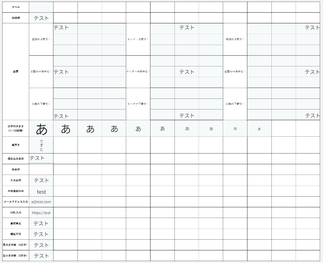
#> input picture python/TestScript/photolize/slt_ver1/high_png/1_input.png, 323 x 263 px, shrunk from 996 x 812 before the run
$ python position_copy7.py
#> lines starting #> are read from the running program, lines starting #| are printed output that depends on the picture; after the words box and inside, x2 and y2 are one past the last pixel; in counts of white or black regions, pixels touching at a corner belong together
# 成功作（画像全体をエッジ抽出する）
# diff_color_img.pyをより正確に差分ごとに色分けできるようにしたもの
# 成功作
# 連番の色枠付き画像を生成＆対応する赤枠と緑枠を出力＆赤枠と緑枠の座標と幅と高さを出力＆配置の差異判定
# 参考サイト：https://sosotata.com/spot7differences/
import cv2
import os
import numpy as np
import subprocess


# 保存先ディレクトリを作成
output_dir = os.path.join(os.path.dirname(os.path.abspath(__file__)), "high_png/")
# フォルダが存在しない場合は作成
if not os.path.exists(output_dir):
    os.makedirs(output_dir)
    command = f"sudo chown -R aridome:aridome {output_dir}"
    # コマンドを実行
    subprocess.call(command, shell=True)

# ファイル名を生成
output_file_name_A = '1_input.png'
# ファイルパスを作成
output_file_path_A = os.path.join(output_dir, output_file_name_A)

img1 = cv2.imread(output_file_path_A)
#> img1 is the input picture: shape (263, 323, 3); mean B, G, R 245.5, 245.2, 243.9

img1_gray = cv2.cvtColor(img1, cv2.COLOR_BGR2GRAY)

# 二値化
ret, img1_bin = cv2.threshold(img1_gray, 0, 255, cv2.THRESH_BINARY + cv2.THRESH_OTSU)
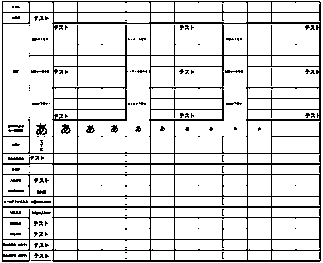
#> img1_bin: shape (263, 323); 86.7% white; black in thin lines or dots
#> ret = 227
# カーネルを準備（オープニング用）
kernel = np.ones((2,2),np.uint8)
# オープニング（収縮→膨張）実行 ノイズ除去
result_bin1 = cv2.morphologyEx(img1_bin, cv2.MORPH_OPEN, kernel) # オープニング（収縮→膨張）。ノイズ除去。
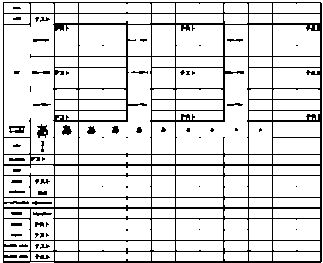
#> result_bin1: shape (263, 323); 86.3% white; black in thin lines or dots

# # 適応的閾値処理を行う（各ピクセルの周囲の領域におけるガウシアン重みつき平均値を採用、画像のコントラストが比較的高い場合に適している）
# img1_bin = cv2.adaptiveThreshold(img1_gray, 255, cv2.ADAPTIVE_THRESH_MEAN_C, cv2.THRESH_BINARY, 11, 2)
# # 適応的閾値処理を行う（各ピクセルの周囲の領域における平均値を採用、画像のコントラストが低い場合に有用で、ノイズに対して頑健）
# img1_bin = cv2.adaptiveThreshold(img1_gray, 255, cv2.ADAPTIVE_THRESH_GAUSSIAN_C, cv2.THRESH_BINARY, 11, 2)

# エッジ検出を行う
threshold1 = 100
threshold2 = 300
edges1 = cv2.Canny(img1_bin, threshold1, threshold2)  # 適切な閾値を設定
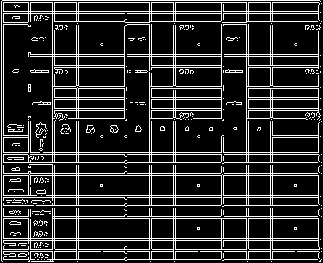
#> edges1: shape (263, 323); 17% white in thin lines or dots

# 二値画像をRGB形式に変換
result_bin1_rgb = cv2.cvtColor(edges1, cv2.COLOR_GRAY2RGB)
#> result_bin1_rgb: shape (263, 323, 3); 17% white in thin lines or dots

### 変更前と変更後の色分け ###
# 白色の範囲を定義
lower_white = np.array([200, 200, 200])  # 下限（B、G、R）
upper_white = np.array([255, 255, 255])  # 上限（B、G、R）

# 白色の範囲内にあるピクセルをマスクとして取得
white_mask1 = cv2.inRange(result_bin1_rgb, lower_white, upper_white)

# 緑色を指定
green_color = (0, 255, 0)  # (B、G、R)
# 赤色を指定
red_color = (0, 0, 255)  # (B、G、R)

# ピクセルの色を変更
result_bin1_rgb[white_mask1 > 0] = red_color
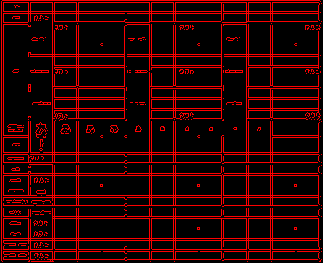
#> result_bin1_rgb: shape (263, 323, 3); mean B, G, R 0, 0, 43.3

# 差分画像を保存
if output_file_name_A == "base.png":
    output_file_name = f"judge_high_{output_file_name_A}"
else:
    output_file_name = f"judge_high_{output_file_name_A.split('_')[1]}"
output_dir2 = os.path.join(os.path.dirname(os.path.abspath(__file__)), "judge_high_png")
# フォルダが存在しない場合は作成
if not os.path.exists(output_dir2):
    os.makedirs(output_dir2)
    command = f"sudo chown -R aridome:aridome {output_dir2}"
    # コマンドを実行
    subprocess.call(command, shell=True)
#> (this line was passed over: subprocess is not available in this run)

# ファイルパスを作成
output_file_path = os.path.join(output_dir2, output_file_name)

# 画像を保存する
cv2.imwrite(output_file_path, edges1)

print(f"2つの画像の差異部分に枠をつけたカラー画像を{output_file_path}に保存しました")

$ run again, with python/TestScript/photolize/slt_ver1/high_png/3_input.png copied over python/TestScript/photolize/slt_ver1/high_png/1_input.png
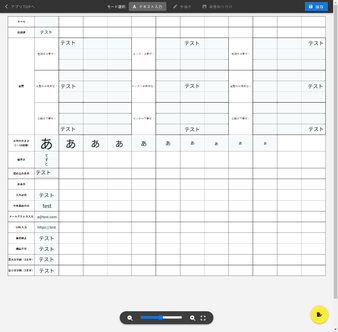
#> input picture python/TestScript/photolize/slt_ver1/high_png/3_input.png, 338 x 332 px, shrunk from 1042 x 1024 before the run
#> img1 is the input picture: shape (332, 338, 3); mean B, G, R 234.6, 234.6, 233.6
#> `ret, img1_bin = cv2.threshold(img1_gray, 0, 255, cv2.THRESH_BINARY + c..`:
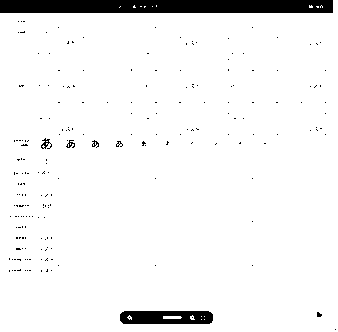
#> img1_bin: shape (332, 338); 94.7% white; 210 black regions (204 under 20 px), largest, box (x1, y1, x2, y2) and area: (0, 0, 333, 13) 4293, (120, 311, 213, 324) 1093, (41, 138, 52, 149) 55, (66, 140, 75, 148) 36, (92, 140, 99, 148) 28, (116, 141, 123, 147) 21
#> ret = 155
#> result_bin1: shape (332, 338); 94.3% white; 166 black regions (159 under 20 px), largest, box (x1, y1, x2, y2) and area: (0, 0, 334, 14) 4660, (121, 312, 214, 325) 1115, (42, 139, 53, 150) 71
#> edges1: shape (332, 338); 1.8% white in thin lines or dots
#> `result_bin1_rgb[white_mask1 > 0] = red_color`:
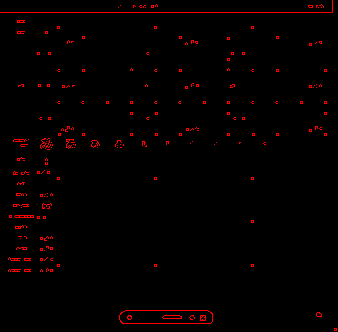
#> result_bin1_rgb: shape (332, 338, 3); mean B, G, R 0, 0, 4.7

$ run again, with python/TestScript/photolize/slt_ver1/high_png/4_input.png copied over python/TestScript/photolize/slt_ver1/high_png/1_input.png
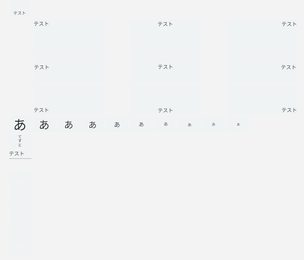
#> input picture python/TestScript/photolize/slt_ver1/high_png/4_input.png, 304 x 260 px, shrunk from 938 x 801 before the run
#> img1 is the input picture: shape (260, 304, 3); mean B, G, R 242.7, 242.4, 241.2
#> `ret, img1_bin = cv2.threshold(img1_gray, 0, 255, cv2.THRESH_BINARY + c..`:
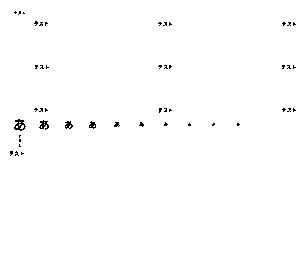
#> img1_bin: shape (260, 304); 99.3% white; black in thin lines or dots, all inside (x1, y1, x2, y2) = (10, 11, 296, 156)
#> ret = 203
#> result_bin1: shape (260, 304); 99.2% white; black in thin lines or dots, all inside (x1, y1, x2, y2) = (11, 12, 297, 157)
#> edges1: shape (260, 304); 0.62% white in thin lines or dots, all inside (x1, y1, x2, y2) = (9, 11, 296, 156)
#> `result_bin1_rgb[white_mask1 > 0] = red_color`:
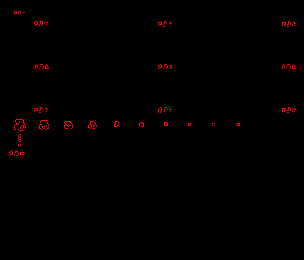
#> result_bin1_rgb: shape (260, 304, 3); mean B, G, R 0, 0, 1.6
